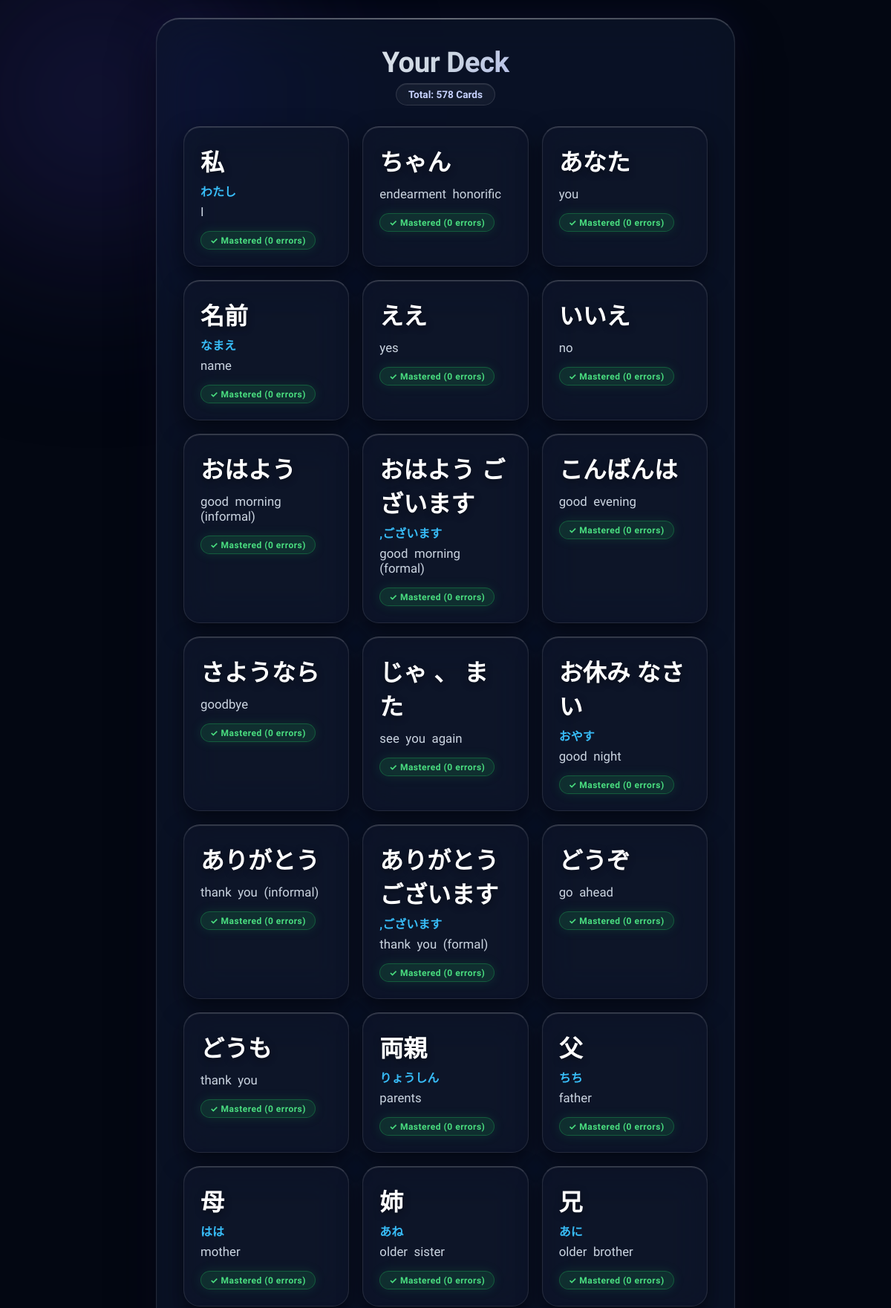
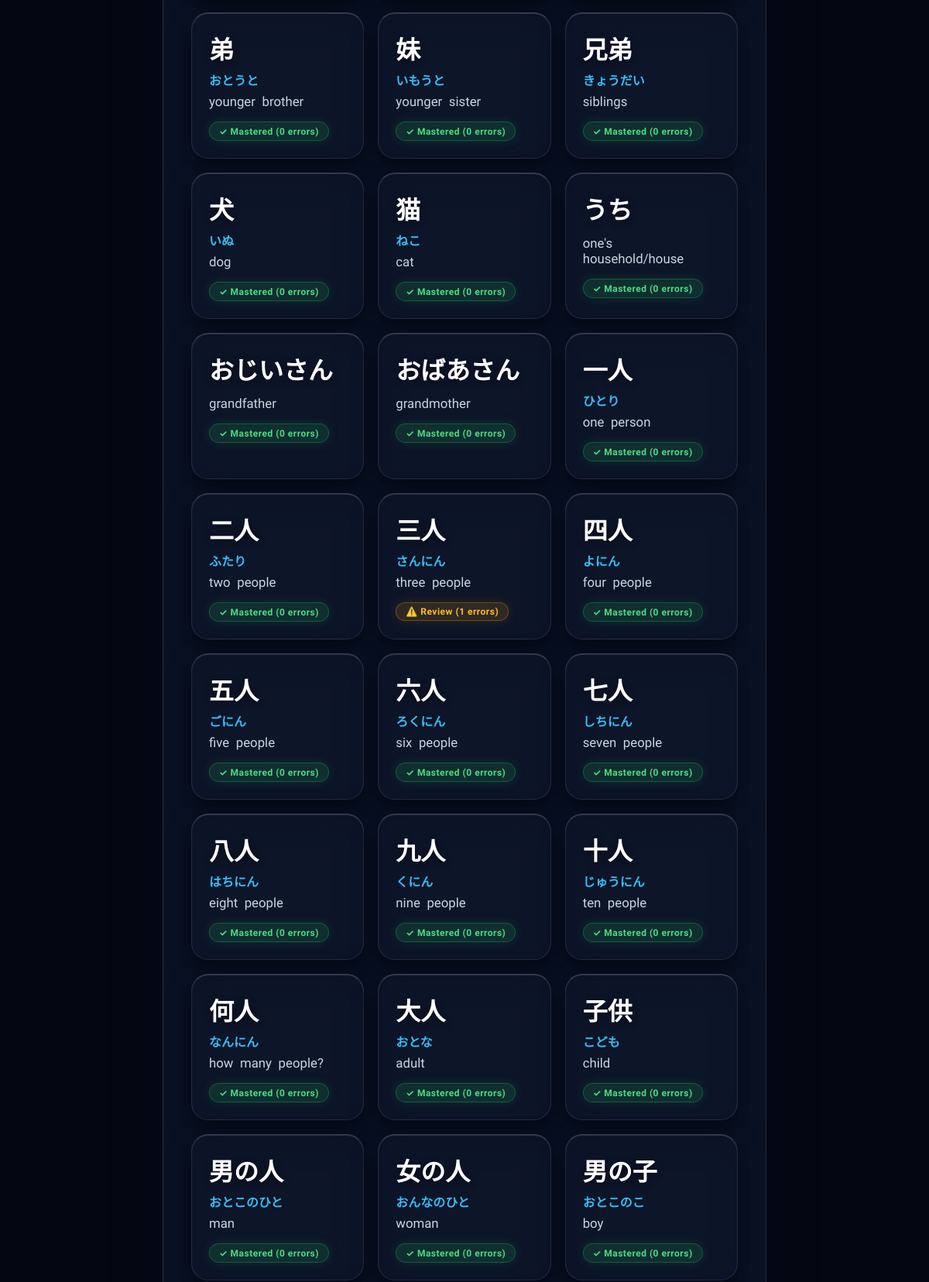
The page /cards (upper part) on the database its author committed (2 pictures, top to bottom).
### tables this page shows
CREATE TABLE cards (
            id INTEGER PRIMARY KEY AUTOINCREMENT,
            japanese TEXT NOT NULL,
            reading TEXT NOT NULL,
            meaning TEXT NOT NULL,
            wrongcount INTEGER DEFAULT 0
        );

### app.py (the view)
@app.route("/cards")
def cards():
    deck = load_deck()
    return(render_template("cards.html", cards=deck))

### app.py (called while the page is built)
def get_db():
    conn = sqlite3.connect('sigmajp.db')
    conn.row_factory = sqlite3.Row
    return conn

def load_deck():
    conn = get_db()
    cards = conn.execute('SELECT * FROM cards').fetchall()
    conn.close()
    return [dict(card) for card in cards]

### templates/cards.html (shortened to what this page needs)
<!DOCTYPE html>
<html>
<head>
    <link rel="stylesheet" href="/static/style.css">
</head>
<body>
    <div class="container" style="max-width: 780px;">
        <h1>Your Deck</h1>
        <p class="subtitle"><span class="deck-stat">Total: {{ cards|length }} Cards</span></p>
        {% if cards %}
        <div class="cards-grid">
            {% for card in cards %}
            <div class="card-item">
                <span class="japanese">{{ card.japanese }}</span>
                <span class="reading">{{ card.reading }}</span>
                <span class="meaning">{{ card.meaning }}</span>
                {% if card.wrongcount == 0 %}
                <span class="wrongcount-badge mastered">✓ Mastered (0 errors)</span>
                {% elif card.wrongcount <= 2 %} <span class="wrongcount-badge review">⚠️ Review ({{ card.wrongcount }}
                    errors)</span>
                    {% else %}
                    <span class="wrongcount-badge hard">🔥 Needs Work ({{ card.wrongcount }} errors)</span>
                    {% endif %}
            </div>
            {% endfor %}
        </div>
        {% else %}
        <p style="text-align: center; color: #94a3b8; margin: 30px 0;">No cards in your deck yet. Add some from the
            homepage!</p>
        {% endif %}
    </div>
</body>
</html>

### static/style.css (style rules this page uses)
* { box-sizing: border-box; margin: 0; padding: 0; }
:root { --dark-bg: #030712; --glass-dark-bg: rgba(15, 23, 42, 0.65); --glass-dark-card: rgba(15, 23, 42, 0.55); --glass-border: rgba(255, 255, 255, 0.1); --glass-border-top: rgba(255, 255, 255, 0.22); --glass-shadow: 0 30px 60px rgba(0, 0, 0, 0.7), inset 0 1px 1px rgba(255, 255, 255, 0.2), 0 0 50px rgba(79, 70, 229, 0.12); --primary-liquid: linear-gradient(135deg, #4f46e5 0%, #7c3aed 50%, #c084fc 100%); --dark-gloss: linear-gradient(180deg, rgba(255, 255, 255, 0.15) 0%, rgba(255, 255, 255, 0.02) 60%, rgba(255, 255, 255, 0) 100%); }
body { font-family: 'Plus Jakarta Sans', 'Noto Sans JP', -apple-system, BlinkMacSystemFont, sans-serif; background-color: var(--dark-bg); min-height: 100vh; color: #f8fafc; display: flex; justify-content: center; align-items: center; padding: 24px; overflow-x: hidden; position: relative; }
body::before, body::after { content: ''; position: fixed; border-radius: 50%; filter: blur(120px); z-index: -1; opacity: 0.45; animation: liquidMoveDark 22s ease-in-out infinite alternate; }
body::before { width: 500px; height: 500px; background: radial-gradient(circle, #312e81 0%, #1e1b4b 50%, transparent 100%); top: -120px; left: -120px; }
body::after { width: 550px; height: 550px; background: radial-gradient(circle, #4c1d95 0%, #0f172a 60%, transparent 100%); bottom: -140px; right: -140px; animation-delay: -11s; }
.container { width: 100%; max-width: 580px; background: var(--glass-dark-bg); backdrop-filter: blur(40px) saturate(220%); -webkit-backdrop-filter: blur(40px) saturate(220%); border: 1px solid var(--glass-border); border-top: 1px solid var(--glass-border-top); border-radius: 32px; padding: 36px; box-shadow: var(--glass-shadow); position: relative; overflow: hidden; }
.container::before { content: ''; position: absolute; top: 0; left: 0; right: 0; height: 1px; background: linear-gradient(90deg, transparent, rgba(255, 255, 255, 0.4), transparent); }
h1 { font-size: 2.4rem; font-weight: 800; text-align: center; letter-spacing: -0.5px; margin-bottom: 6px; background: linear-gradient(135deg, #ffffff 0%, #cbd5e1 50%, #818cf8 100%); -webkit-background-clip: text; -webkit-text-fill-color: transparent; }
.subtitle { text-align: center; color: #94a3b8; font-size: 0.95rem; margin-bottom: 28px; }
.deck-stat { display: inline-flex; align-items: center; gap: 6px; background: rgba(255, 255, 255, 0.04); backdrop-filter: blur(16px); color: #c7d2fe; border: 1px solid rgba(255, 255, 255, 0.12); padding: 6px 16px; border-radius: 9999px; font-size: 0.85rem; font-weight: 600; box-shadow: inset 0 1px 1px rgba(255, 255, 255, 0.1); }
.cards-grid { display: grid; grid-template-columns: repeat(auto-fill, minmax(220px, 1fr)); gap: 18px; margin: 26px 0; }
.card-item { background: var(--glass-dark-card); backdrop-filter: blur(24px); border: 1px solid rgba(255, 255, 255, 0.1); border-top: 1px solid rgba(255, 255, 255, 0.2); border-radius: 22px; padding: 22px; display: flex; flex-direction: column; gap: 6px; box-shadow: 0 12px 30px rgba(0, 0, 0, 0.5), inset 0 1px 1px rgba(255, 255, 255, 0.15); transition: all 0.3s cubic-bezier(0.34, 1.56, 0.64, 1); }
.card-item .japanese { font-family: 'Noto Sans JP', sans-serif; font-size: 2rem; font-weight: 900; color: #ffffff; text-shadow: 0 2px 10px rgba(0, 0, 0, 0.5); }
.card-item .reading { color: #38bdf8; font-size: 1rem; font-weight: 600; }
.card-item .meaning { color: #cbd5e1; font-size: 1.05rem; font-weight: 500; }
.wrongcount-badge { margin-top: 10px; align-self: flex-start; padding: 4px 12px; border-radius: 9999px; font-size: 0.75rem; font-weight: 700; letter-spacing: 0.5px; backdrop-filter: blur(12px); }
.wrongcount-badge.mastered { background: rgba(34, 197, 94, 0.15); color: #4ade80; border: 1px solid rgba(34, 197, 94, 0.3); box-shadow: 0 0 15px rgba(34, 197, 94, 0.15); }
.wrongcount-badge.review { background: rgba(245, 158, 11, 0.15); color: #fbbf24; border: 1px solid rgba(245, 158, 11, 0.3); box-shadow: 0 0 15px rgba(245, 158, 11, 0.15); }

### rows shown on the page
cards: japanese "私", reading "わたし", meaning "I", wrongcount "✓ Mastered (0 errors)"
cards: japanese "ちゃん", meaning "endearment honorific", wrongcount "✓ Mastered (0 errors)"
cards: japanese "あなた", meaning "you", wrongcount "✓ Mastered (0 errors)"
cards: japanese "名前", reading "なまえ", meaning "name", wrongcount "✓ Mastered (0 errors)"
cards: japanese "ええ", meaning "yes", wrongcount "✓ Mastered (0 errors)"
cards: japanese "いいえ", meaning "no", wrongcount "✓ Mastered (0 errors)"
cards: japanese "おはよう", meaning "good morning (informal)", wrongcount "✓ Mastered (0 errors)"
cards: japanese "おはよう ございます", reading ",ございます", meaning "good morning (formal)", wrongcount "✓ Mastered (0 errors)"
cards: japanese "こんばんは", meaning "good evening", wrongcount "✓ Mastered (0 errors)"
cards: japanese "さようなら", meaning "goodbye", wrongcount "✓ Mastered (0 errors)"
cards: japanese "じゃ 、 また", meaning "see you again", wrongcount "✓ Mastered (0 errors)"
cards: japanese "お休み なさい", reading "おやす", meaning "good night", wrongcount "✓ Mastered (0 errors)"
cards: japanese "ありがとう", meaning "thank you (informal)", wrongcount "✓ Mastered (0 errors)"
cards: japanese "ありがとう ございます", reading ",ございます", meaning "thank you (formal)", wrongcount "✓ Mastered (0 errors)"
cards: japanese "どうぞ", meaning "go ahead", wrongcount "✓ Mastered (0 errors)"
cards: japanese "どうも", meaning "thank you", wrongcount "✓ Mastered (0 errors)"
cards: japanese "両親", reading "りょうしん", meaning "parents", wrongcount "✓ Mastered (0 errors)"
cards: japanese "父", reading "ちち", meaning "father", wrongcount "✓ Mastered (0 errors)"
cards: japanese "母", reading "はは", meaning "mother", wrongcount "✓ Mastered (0 errors)"
cards: japanese "姉", reading "あね", meaning "older sister", wrongcount "✓ Mastered (0 errors)"
cards: japanese "兄", reading "あに", meaning "older brother", wrongcount "✓ Mastered (0 errors)"
cards: japanese "弟", reading "おとうと", meaning "younger brother", wrongcount "✓ Mastered (0 errors)"
cards: japanese "妹", reading "いもうと", meaning "younger sister", wrongcount "✓ Mastered (0 errors)"
cards: japanese "兄弟", reading "きょうだい", meaning "siblings", wrongcount "✓ Mastered (0 errors)"
cards: japanese "犬", reading "いぬ", meaning "dog", wrongcount "✓ Mastered (0 errors)"
cards: japanese "猫", reading "ねこ", meaning "cat", wrongcount "✓ Mastered (0 errors)"
cards: japanese "うち", meaning "one's household/house", wrongcount "✓ Mastered (0 errors)"
cards: japanese "おじいさん", meaning "grandfather", wrongcount "✓ Mastered (0 errors)"
cards: japanese "おばあさん", meaning "grandmother", wrongcount "✓ Mastered (0 errors)"
cards: japanese "一人", reading "ひとり", meaning "one person", wrongcount "✓ Mastered (0 errors)"
cards: japanese "二人", reading "ふたり", meaning "two people", wrongcount "✓ Mastered (0 errors)"
cards: japanese "三人", reading "さんにん", meaning "three people", wrongcount "1"
cards: japanese "四人", reading "よにん", meaning "four people", wrongcount "✓ Mastered (0 errors)"
cards: japanese "五人", reading "ごにん", meaning "five people", wrongcount "✓ Mastered (0 errors)"
cards: japanese "六人", reading "ろくにん", meaning "six people", wrongcount "✓ Mastered (0 errors)"
cards: japanese "七人", reading "しちにん", meaning "seven people", wrongcount "✓ Mastered (0 errors)"
cards: japanese "八人", reading "はちにん", meaning "eight people", wrongcount "✓ Mastered (0 errors)"
cards: japanese "九人", reading "くにん", meaning "nine people", wrongcount "✓ Mastered (0 errors)"
cards: japanese "十人", reading "じゅうにん", meaning "ten people", wrongcount "✓ Mastered (0 errors)"
cards: japanese "何人", reading "なんにん", meaning "how many people?", wrongcount "✓ Mastered (0 errors)"
cards: japanese "大人", reading "おとな", meaning "adult", wrongcount "✓ Mastered (0 errors)"
cards: japanese "子供", reading "こども", meaning "child", wrongcount "✓ Mastered (0 errors)"
cards: japanese "男の人", reading "おとこのひと", meaning "man", wrongcount "✓ Mastered (0 errors)"
cards: japanese "女の人", reading "おんなのひと", meaning "woman", wrongcount "✓ Mastered (0 errors)"
cards: japanese "男の子", reading "おとこのこ", meaning "boy", wrongcount "✓ Mastered (0 errors)"

### other values the page prints
{{ cards|length }} "578"
